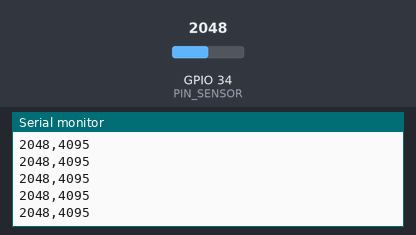
A sketch run on a simulated ESP32. Shown: the last lines printed to the serial monitor. The inputs (shaded band) are chosen by the test bench; at power-on: GPIO 34 (PIN_SENSOR) = 2048. Random numbers use the default seed unless the sketch sets one.

Above: at 1.2 s.
1.3 s: GPIO 34 (PIN_SENSOR) set to 2866
At 1.32 s:
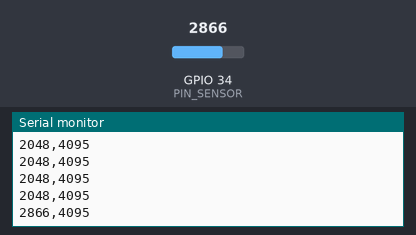
2.8 s: GPIO 34 (PIN_SENSOR) set to 3603
At 2.82 s:
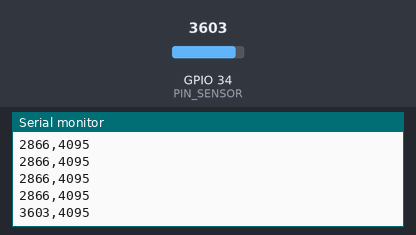
Timing chart, 0 to 5.8 s (numbered marks = the images above; inputs shaded):
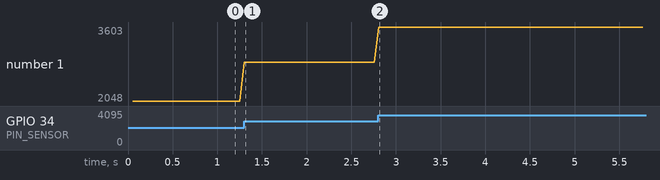

Measured:
- after the input at 1.3 s, the serial monitor: prints a new line at once (image 1)
- after the input at 2.8 s, the serial monitor: prints a new line at once (image 2)
- plotted number 1: 2048 → 2866 after the input at 1.3 s, 2866 → 3603 after the input at 2.8 s

The sketch:

sensor_serial.ino
```cpp
/*
 * Semana 4 · Envío de lecturas por puerto serial
 * Arquitectura de Computadoras y Ensambladores 2 · Laboratorio
 *
 * Envía una línea por lectura con el formato:  valor,maximo
 *   ej. "2048,4095"  (ESP32, ADC de 12 bits)
 *       "512,1023"   (Arduino UNO R4, ADC de 10 bits por defecto)
 *
 * Enviar el máximo permite que Processing normalice la lectura
 * sin importar la placa que uses.
 *
 * Sin sensor: cambia MODO_SIMULADO a true.
 */

#if defined(ESP32)
const int PIN_SENSOR = 34;     // entrada analógica del ESP32 (solo entrada)
const int VALOR_MAX = 4095;
#else
const int PIN_SENSOR = A0;     // Arduino UNO R4 / UNO
const int VALOR_MAX = 1023;
#endif

const bool MODO_SIMULADO = false;
const unsigned long INTERVALO_MS = 50;   // 20 lecturas por segundo
const long BAUDIOS = 115200;              // debe coincidir con Processing

unsigned long ultimoEnvio = 0;

int leerSimulado() {
  // Onda suave + un poco de ruido para que se vea como un sensor real
  float t = millis() / 1000.0;
  float v = 0.5 + 0.35 * sin(t * 0.8) + random(-40, 41) / 1000.0;
  return constrain((int)(v * VALOR_MAX), 0, VALOR_MAX);
}

void setup() {
  Serial.begin(BAUDIOS);
#if !defined(ESP32)
  randomSeed(analogRead(A1));
#endif
}

void loop() {
  // Temporización con millis(): no bloquea el programa (repaso de semana 2)
  if (millis() - ultimoEnvio >= INTERVALO_MS) {
    ultimoEnvio = millis();

    int valor = MODO_SIMULADO ? leerSimulado() : analogRead(PIN_SENSOR);

    Serial.print(valor);
    Serial.print(',');
    Serial.println(VALOR_MAX);
  }
}
```
